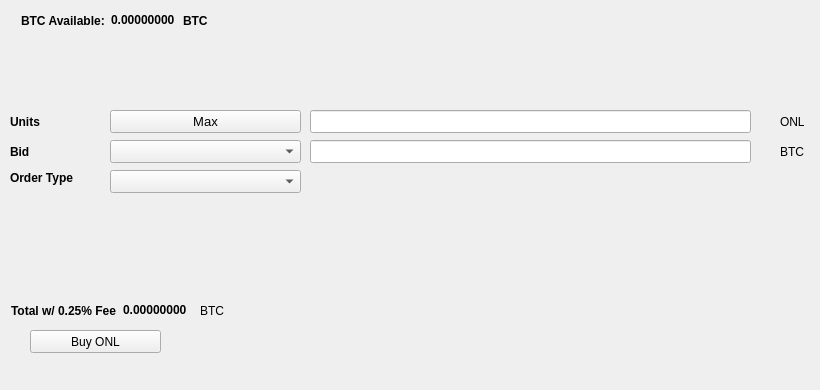
   <widget class="QWidget" name="BuyTab">
    <attribute name="title">
     <string>Buy</string>
    </attribute>
    <widget class="QPushButton" name="BuyONL">
     <property name="geometry">
      <rect>
       <x>30</x>
       <y>330</y>
       <width>131</width>
       <height>23</height>
      </rect>
     </property>
     <property name="text">
      <string>Buy ONL</string>
     </property>
     <property name="icon">
      <iconset resource="../onlax.qrc">
       <normaloff>:/icons/bitcoin</normaloff>:/icons/bitcoin</iconset>
     </property>
    </widget>
    <widget class="QLabel" name="label_3">
     <property name="geometry">
      <rect>
       <x>10</x>
       <y>110</y>
       <width>46</width>
       <height>23</height>
      </rect>
     </property>
     <property name="font">
      <font>
       <weight>75</weight>
       <bold>true</bold>
      </font>
     </property>
     <property name="text">
      <string>Units</string>
     </property>
    </widget>
    <widget class="QLineEdit" name="UnitsInput">
     <property name="geometry">
      <rect>
       <x>310</x>
       <y>110</y>
       <width>441</width>
       <height>23</height>
      </rect>
     </property>
     <property name="font">
      <font>
       <pointsize>9</pointsize>
       <weight>75</weight>
       <bold>true</bold>
      </font>
     </property>
    </widget>
    <widget class="QLineEdit" name="BuyBidPriceEdit">
     <property name="geometry">
      <rect>
       <x>310</x>
       <y>140</y>
       <width>441</width>
       <height>23</height>
      </rect>
     </property>
     <property name="font">
      <font>
       <pointsize>9</pointsize>
       <weight>75</weight>
       <bold>true</bold>
      </font>
     </property>
    </widget>
    <widget class="QLabel" name="label_4">
     <property name="geometry">
      <rect>
       <x>780</x>
       <y>110</y>
       <width>31</width>
       <height>23</height>
      </rect>
     </property>
     <property name="text">
      <string>ONL</string>
     </property>
    </widget>
    <widget class="QLabel" name="label_5">
     <property name="geometry">
      <rect>
       <x>780</x>
       <y>140</y>
       <width>31</width>
       <height>23</height>
      </rect>
     </property>
     <property name="text">
      <string>BTC</string>
     </property>
    </widget>
    <widget class="QLabel" name="label_6">
     <property name="geometry">
      <rect>
       <x>10</x>
       <y>140</y>
       <width>46</width>
       <height>23</height>
      </rect>
     </property>
     <property name="font">
      <font>
       <weight>75</weight>
       <bold>true</bold>
      </font>
     </property>
     <property name="text">
      <string>Bid</string>
     </property>
    </widget>
    <widget class="QLabel" name="label_7">
     <property name="geometry">
      <rect>
       <x>10</x>
       <y>170</y>
       <width>91</width>
       <height>16</height>
      </rect>
     </property>
     <property name="font">
      <font>
       <weight>75</weight>
       <bold>true</bold>
      </font>
     </property>
     <property name="text">
      <string>Order Type</string>
     </property>
    </widget>
    <widget class="QPushButton" name="Buy_Max_Amount">
     <property name="geometry">
      <rect>
       <x>110</x>
       <y>110</y>
       <width>191</width>
       <height>23</height>
      </rect>
     </property>
     <property name="font">
      <font>
       <pointsize>10</pointsize>
      </font>
     </property>
     <property name="text">
      <string>Max</string>
     </property>
    </widget>
    <widget class="QComboBox" name="BuyBidcomboBox">
     <property name="geometry">
      <rect>
       <x>110</x>
       <y>140</y>
       <width>191</width>
       <height>23</height>
      </rect>
     </property>
     <property name="font">
      <font>
       <pointsize>10</pointsize>
      </font>
     </property>
    </widget>
    <widget class="QComboBox" name="buyOrdertypeCombo">
     <property name="geometry">
      <rect>
       <x>110</x>
       <y>170</y>
       <width>191</width>
       <height>23</height>
      </rect>
     </property>
     <property name="font">
      <font>
       <pointsize>10</pointsize>
      </font>
     </property>
    </widget>
    <widget class="QWidget" name="layoutWidget1">
     <property name="geometry">
      <rect>
       <x>21</x>
       <y>11</y>
       <width>227</width>
       <height>19</height>
      </rect>
     </property>
     <layout class="QHBoxLayout" name="horizontalLayout_3">
      <item>
       <widget class="QLabel" name="label232">
        <property name="font">
         <font>
          <weight>75</weight>
          <bold>true</bold>
         </font>
        </property>
        <property name="text">
         <string>BTC Available:</string>
        </property>
       </widget>
      </item>
      <item>
       <widget class="QLabel" name="BtcAvailableLbl">
        <property name="palette">
         <palette>
          <active>
           <colorrole role="WindowText">
            <brush brushstyle="SolidPattern">
             <color alpha="255">
              <red>0</red>
              <green>0</green>
              <blue>0</blue>
             </color>
            </brush>
           </colorrole>
           <colorrole role="Button">
            <brush brushstyle="SolidPattern">
             <color alpha="255">
              <red>0</red>
              <green>170</green>
              <blue>0</blue>
             </color>
            </brush>
           </colorrole>
           <colorrole role="Light">
            <brush brushstyle="SolidPattern">
             <color alpha="255">
              <red>0</red>
              <green>255</green>
              <blue>0</blue>
             </color>
            </brush>
           </colorrole>
           <colorrole role="Midlight">
            <brush brushstyle="SolidPattern">
             <color alpha="255">
              <red>0</red>
              <green>212</green>
              <blue>0</blue>
             </color>
            </brush>
           </colorrole>
           <colorrole role="Dark">
            <brush brushstyle="SolidPattern">
             <color alpha="255">
              <red>0</red>
              <green>85</green>
              <blue>0</blue>
             </color>
            </brush>
           </colorrole>
           <colorrole role="Mid">
            <brush brushstyle="SolidPattern">
             <color alpha="255">
              <red>0</red>
              <green>113</green>
              <blue>0</blue>
             </color>
            </brush>
           </colorrole>
           <colorrole role="Text">
            <brush brushstyle="SolidPattern">
             <color alpha="255">
              <red>0</red>
              <green>170</green>
              <blue>0</blue>
             </color>
            </brush>
           </colorrole>
           <colorrole role="BrightText">
            <brush brushstyle="SolidPattern">
             <color alpha="255">
              <red>255</red>
              <green>255</green>
              <blue>255</blue>
             </color>
            </brush>
           </colorrole>
           <colorrole role="ButtonText">
            <brush brushstyle="SolidPattern">
             <color alpha="255">
              <red>0</red>
              <green>0</green>
              <blue>0</blue>
             </color>
            </brush>
           </colorrole>
           <colorrole role="Base">
            <brush brushstyle="SolidPattern">
             <color alpha="255">
              <red>255</red>
              <green>255</green>
              <blue>255</blue>
             </color>
            </brush>
           </colorrole>
           <colorrole role="Window">
            <brush brushstyle="SolidPattern">
             <color alpha="255">
              <red>0</red>
              <green>170</green>
              <blue>0</blue>
             </color>
            </brush>
           </colorrole>
           <colorrole role="Shadow">
            <brush brushstyle="SolidPattern">
             <color alpha="255">
              <red>0</red>
              <green>0</green>
              <blue>0</blue>
             </color>
            </brush>
           </colorrole>
           <colorrole role="AlternateBase">
            <brush brushstyle="SolidPattern">
             <color alpha="255">
              <red>127</red>
              <green>212</green>
              <blue>127</blue>
             </color>
            </brush>
           </colorrole>
           <colorrole role="ToolTipBase">
            <brush brushstyle="SolidPattern">
             <color alpha="255">
              <red>255</red>
              <green>255</green>
              <blue>220</blue>
             </color>
            </brush>
           </colorrole>
           <colorrole role="ToolTipText">
            <brush brushstyle="SolidPattern">
             <color alpha="255">
              <red>0</red>
              <green>0</green>
              <blue>0</blue>
             </color>
            </brush>
           </colorrole>
          </active>
          <inactive>
           <colorrole role="WindowText">
            <brush brushstyle="SolidPattern">
             <color alpha="255">
              <red>0</red>
              <green>0</green>
              <blue>0</blue>
             </color>
            </brush>
           </colorrole>
           <colorrole role="Button">
            <brush brushstyle="SolidPattern">
             <color alpha="255">
              <red>0</red>
              <green>170</green>
              <blue>0</blue>
             </color>
            </brush>
           </colorrole>
           <colorrole role="Light">
            <brush brushstyle="SolidPattern">
             <color alpha="255">
              <red>0</red>
              <green>255</green>
              <blue>0</blue>
             </color>
            </brush>
           </colorrole>
           <colorrole role="Midlight">
            <brush brushstyle="SolidPattern">
             <color alpha="255">
              <red>0</red>
              <green>212</green>
              <blue>0</blue>
             </color>
            </brush>
           </colorrole>
           <colorrole role="Dark">
            <brush brushstyle="SolidPattern">
             <color alpha="255">
              <red>0</red>
              <green>85</green>
              <blue>0</blue>
             </color>
            </brush>
           </colorrole>
           <colorrole role="Mid">
            <brush brushstyle="SolidPattern">
             <color alpha="255">
              <red>0</red>
              <green>113</green>
              <blue>0</blue>
             </color>
            </brush>
           </colorrole>
           <colorrole role="Text">
            <brush brushstyle="SolidPattern">
             <color alpha="255">
              <red>0</red>
              <green>170</green>
              <blue>0</blue>
             </color>
            </brush>
           </colorrole>
           <colorrole role="BrightText">
            <brush brushstyle="SolidPattern">
             <color alpha="255">
              <red>255</red>
              <green>255</green>
              <blue>255</blue>
             </color>
            </brush>
           </colorrole>
           <colorrole role="ButtonText">
            <brush brushstyle="SolidPattern">
             <color alpha="255">
              <red>0</red>
              <green>0</green>
              <blue>0</blue>
             </color>
            </brush>
           </colorrole>
           <colorrole role="Base">
            <brush brushstyle="SolidPattern">
             <color alpha="255">
              <red>255</red>
              <green>255</green>
              <blue>255</blue>
             </color>
            </brush>
           </colorrole>
           <colorrole role="Window">
            <brush brushstyle="SolidPattern">
             <color alpha="255">
              <red>0</red>
              <green>170</green>
              <blue>0</blue>
             </color>
            </brush>
           </colorrole>
           <colorrole role="Shadow">
            <brush brushstyle="SolidPattern">
             <color alpha="255">
              <red>0</red>
              <green>0</green>
              <blue>0</blue>
             </color>
            </brush>
           </colorrole>
           <colorrole role="AlternateBase">
            <brush brushstyle="SolidPattern">
             <color alpha="255">
              <red>127</red>
              <green>212</green>
              <blue>127</blue>
             </color>
            </brush>
           </colorrole>
           <colorrole role="ToolTipBase">
            <brush brushstyle="SolidPattern">
             <color alpha="255">
              <red>255</red>
              <green>255</green>
              <blue>220</blue>
             </color>
            </brush>
           </colorrole>
           <colorrole role="ToolTipText">
            <brush brushstyle="SolidPattern">
             <color alpha="255">
              <red>0</red>
              <green>0</green>
              <blue>0</blue>
             </color>
            </brush>
           </colorrole>
          </inactive>
          <disabled>
           <colorrole role="WindowText">
            <brush brushstyle="SolidPattern">
             <color alpha="255">
              <red>0</red>
              <green>85</green>
              <blue>0</blue>
             </color>
            </brush>
           </colorrole>
           <colorrole role="Button">
            <brush brushstyle="SolidPattern">
             <color alpha="255">
              <red>0</red>
              <green>170</green>
              <blue>0</blue>
             </color>
            </brush>
           </colorrole>
           <colorrole role="Light">
            <brush brushstyle="SolidPattern">
             <color alpha="255">
              <red>0</red>
              <green>255</green>
              <blue>0</blue>
             </color>
            </brush>
           </colorrole>
           <colorrole role="Midlight">
            <brush brushstyle="SolidPattern">
             <color alpha="255">
              <red>0</red>
              <green>212</green>
              <blue>0</blue>
             </color>
            </brush>
           </colorrole>
           <colorrole role="Dark">
            <brush brushstyle="SolidPattern">
             <color alpha="255">
              <red>0</red>
              <green>85</green>
              <blue>0</blue>
             </color>
            </brush>
           </colorrole>
           <colorrole role="Mid">
            <brush brushstyle="SolidPattern">
             <color alpha="255">
              <red>0</red>
              <green>113</green>
              <blue>0</blue>
             </color>
            </brush>
           </colorrole>
           <colorrole role="Text">
            <brush brushstyle="SolidPattern">
             <color alpha="255">
              <red>0</red>
              <green>85</green>
              <blue>0</blue>
             </color>
            </brush>
           </colorrole>
           <colorrole role="BrightText">
            <brush brushstyle="SolidPattern">
             <color alpha="255">
              <red>255</red>
              <green>255</green>
              <blue>255</blue>
             </color>
            </brush>
           </colorrole>
           <colorrole role="ButtonText">
            <brush brushstyle="SolidPattern">
             <color alpha="255">
              <red>0</red>
              <green>85</green>
              <blue>0</blue>
             </color>
            </brush>
           </colorrole>
           <colorrole role="Base">
            <brush brushstyle="SolidPattern">
             <color alpha="255">
              <red>0</red>
              <green>170</green>
              <blue>0</blue>
             </color>
            </brush>
           </colorrole>
           <colorrole role="Window">
            <brush brushstyle="SolidPattern">
             <color alpha="255">
              <red>0</red>
              <green>170</green>
              <blue>0</blue>
             </color>
            </brush>
           </colorrole>
           <colorrole role="Shadow">
            <brush brushstyle="SolidPattern">
             <color alpha="255">
              <red>0</red>
              <green>0</green>
              <blue>0</blue>
             </color>
            </brush>
           </colorrole>
           <colorrole role="AlternateBase">
            <brush brushstyle="SolidPattern">
             <color alpha="255">
              <red>0</red>
              <green>170</green>
              <blue>0</blue>
             </color>
            </brush>
           </colorrole>
           <colorrole role="ToolTipBase">
            <brush brushstyle="SolidPattern">
             <color alpha="255">
              <red>255</red>
              <green>255</green>
              <blue>220</blue>
             </color>
            </brush>
           </colorrole>
           <colorrole role="ToolTipText">
            <brush brushstyle="SolidPattern">
             <color alpha="255">
              <red>0</red>
              <green>0</green>
              <blue>0</blue>
             </color>
            </brush>
           </colorrole>
          </disabled>
         </palette>
        </property>
        <property name="font">
         <font>
          <weight>75</weight>
          <bold>true</bold>
         </font>
        </property>
        <property name="text">
         <string>0.00000000</string>
        </property>
        <property name="textInteractionFlags">
         <set>Qt::LinksAccessibleByMouse|Qt::TextSelectableByKeyboard|Qt::TextSelectableByMouse</set>
        </property>
       </widget>
      </item>
      <item>
       <widget class="QLabel" name="BtcAvailableLbl_2">
        <property name="font">
         <font>
          <weight>75</weight>
          <bold>true</bold>
         </font>
        </property>
        <property name="text">
         <string>BTC</string>
        </property>
       </widget>
      </item>
     </layout>
    </widget>
    <widget class="QWidget" name="layoutWidge2">
     <property name="geometry">
      <rect>
       <x>11</x>
       <y>301</y>
       <width>259</width>
       <height>19</height>
      </rect>
     </property>
     <layout class="QHBoxLayout" name="horizontalLayout_4">
      <item>
       <widget class="QLabel" name="label_9">
        <property name="font">
         <font>
          <weight>75</weight>
          <bold>true</bold>
         </font>
        </property>
        <property name="text">
         <string>Total w/ 0.25% Fee</string>
        </property>
       </widget>
      </item>
      <item>
       <widget class="QLabel" name="BuyCostLabel">
        <property name="palette">
         <palette>
          <active>
           <colorrole role="WindowText">
            <brush brushstyle="SolidPattern">
             <color alpha="255">
              <red>0</red>
              <green>0</green>
              <blue>0</blue>
             </color>
            </brush>
           </colorrole>
           <colorrole role="Button">
            <brush brushstyle="SolidPattern">
             <color alpha="255">
              <red>0</red>
              <green>170</green>
              <blue>0</blue>
             </color>
            </brush>
           </colorrole>
           <colorrole role="Light">
            <brush brushstyle="SolidPattern">
             <color alpha="255">
              <red>0</red>
              <green>255</green>
              <blue>0</blue>
             </color>
            </brush>
           </colorrole>
           <colorrole role="Midlight">
            <brush brushstyle="SolidPattern">
             <color alpha="255">
              <red>0</red>
              <green>212</green>
              <blue>0</blue>
             </color>
            </brush>
           </colorrole>
           <colorrole role="Dark">
            <brush brushstyle="SolidPattern">
             <color alpha="255">
              <red>0</red>
              <green>85</green>
              <blue>0</blue>
             </color>
            </brush>
           </colorrole>
           <colorrole role="Mid">
            <brush brushstyle="SolidPattern">
             <color alpha="255">
              <red>0</red>
              <green>113</green>
              <blue>0</blue>
             </color>
            </brush>
           </colorrole>
           <colorrole role="Text">
            <brush brushstyle="SolidPattern">
             <color alpha="255">
              <red>0</red>
              <green>170</green>
              <blue>0</blue>
             </color>
            </brush>
           </colorrole>
           <colorrole role="BrightText">
            <brush brushstyle="SolidPattern">
             <color alpha="255">
              <red>255</red>
              <green>255</green>
              <blue>255</blue>
             </color>
            </brush>
           </colorrole>
           <colorrole role="ButtonText">
            <brush brushstyle="SolidPattern">
             <color alpha="255">
              <red>0</red>
              <green>0</green>
              <blue>0</blue>
             </color>
            </brush>
           </colorrole>
           <colorrole role="Base">
            <brush brushstyle="SolidPattern">
             <color alpha="255">
              <red>255</red>
              <green>255</green>
              <blue>255</blue>
             </color>
            </brush>
           </colorrole>
           <colorrole role="Window">
            <brush brushstyle="SolidPattern">
             <color alpha="255">
              <red>0</red>
              <green>170</green>
              <blue>0</blue>
             </color>
            </brush>
           </colorrole>
           <colorrole role="Shadow">
            <brush brushstyle="SolidPattern">
             <color alpha="255">
              <red>0</red>
              <green>0</green>
              <blue>0</blue>
             </color>
            </brush>
           </colorrole>
           <colorrole role="AlternateBase">
            <brush brushstyle="SolidPattern">
             <color alpha="255">
              <red>127</red>
              <green>212</green>
              <blue>127</blue>
             </color>
            </brush>
           </colorrole>
           <colorrole role="ToolTipBase">
            <brush brushstyle="SolidPattern">
             <color alpha="255">
              <red>255</red>
              <green>255</green>
              <blue>220</blue>
             </color>
            </brush>
           </colorrole>
           <colorrole role="ToolTipText">
            <brush brushstyle="SolidPattern">
             <color alpha="255">
              <red>0</red>
              <green>0</green>
              <blue>0</blue>
             </color>
            </brush>
           </colorrole>
          </active>
          <inactive>
           <colorrole role="WindowText">
            <brush brushstyle="SolidPattern">
             <color alpha="255">
              <red>0</red>
              <green>0</green>
              <blue>0</blue>
             </color>
            </brush>
           </colorrole>
           <colorrole role="Button">
            <brush brushstyle="SolidPattern">
             <color alpha="255">
              <red>0</red>
              <green>170</green>
              <blue>0</blue>
             </color>
            </brush>
           </colorrole>
           <colorrole role="Light">
            <brush brushstyle="SolidPattern">
             <color alpha="255">
              <red>0</red>
              <green>255</green>
              <blue>0</blue>
             </color>
            </brush>
           </colorrole>
           <colorrole role="Midlight">
            <brush brushstyle="SolidPattern">
             <color alpha="255">
              <red>0</red>
              <green>212</green>
              <blue>0</blue>
             </color>
            </brush>
           </colorrole>
           <colorrole role="Dark">
            <brush brushstyle="SolidPattern">
             <color alpha="255">
              <red>0</red>
              <green>85</green>
              <blue>0</blue>
             </color>
            </brush>
           </colorrole>
           <colorrole role="Mid">
            <brush brushstyle="SolidPattern">
             <color alpha="255">
              <red>0</red>
              <green>113</green>
              <blue>0</blue>
             </color>
            </brush>
           </colorrole>
           <colorrole role="Text">
            <brush brushstyle="SolidPattern">
             <color alpha="255">
              <red>0</red>
              <green>170</green>
              <blue>0</blue>
             </color>
            </brush>
           </colorrole>
           <colorrole role="BrightText">
            <brush brushstyle="SolidPattern">
             <color alpha="255">
              <red>255</red>
              <green>255</green>
              <blue>255</blue>
             </color>
            </brush>
           </colorrole>
           <colorrole role="ButtonText">
            <brush brushstyle="SolidPattern">
             <color alpha="255">
              <red>0</red>
              <green>0</green>
              <blue>0</blue>
             </color>
            </brush>
           </colorrole>
           <colorrole role="Base">
            <brush brushstyle="SolidPattern">
             <color alpha="255">
              <red>255</red>
              <green>255</green>
              <blue>255</blue>
             </color>
            </brush>
           </colorrole>
           <colorrole role="Window">
            <brush brushstyle="SolidPattern">
             <color alpha="255">
              <red>0</red>
              <green>170</green>
              <blue>0</blue>
             </color>
            </brush>
           </colorrole>
           <colorrole role="Shadow">
            <brush brushstyle="SolidPattern">
             <color alpha="255">
              <red>0</red>
              <green>0</green>
              <blue>0</blue>
             </color>
            </brush>
           </colorrole>
           <colorrole role="AlternateBase">
            <brush brushstyle="SolidPattern">
             <color alpha="255">
              <red>127</red>
              <green>212</green>
              <blue>127</blue>
             </color>
            </brush>
           </colorrole>
           <colorrole role="ToolTipBase">
            <brush brushstyle="SolidPattern">
             <color alpha="255">
              <red>255</red>
              <green>255</green>
              <blue>220</blue>
             </color>
            </brush>
           </colorrole>
           <colorrole role="ToolTipText">
            <brush brushstyle="SolidPattern">
             <color alpha="255">
              <red>0</red>
              <green>0</green>
              <blue>0</blue>
             </color>
            </brush>
           </colorrole>
          </inactive>
          <disabled>
           <colorrole role="WindowText">
            <brush brushstyle="SolidPattern">
             <color alpha="255">
              <red>0</red>
              <green>85</green>
              <blue>0</blue>
             </color>
            </brush>
           </colorrole>
           <colorrole role="Button">
            <brush brushstyle="SolidPattern">
             <color alpha="255">
              <red>0</red>
              <green>170</green>
              <blue>0</blue>
             </color>
            </brush>
           </colorrole>
           <colorrole role="Light">
            <brush brushstyle="SolidPattern">
             <color alpha="255">
              <red>0</red>
              <green>255</green>
              <blue>0</blue>
             </color>
            </brush>
           </colorrole>
           <colorrole role="Midlight">
            <brush brushstyle="SolidPattern">
             <color alpha="255">
              <red>0</red>
              <green>212</green>
              <blue>0</blue>
             </color>
            </brush>
           </colorrole>
           <colorrole role="Dark">
            <brush brushstyle="SolidPattern">
             <color alpha="255">
              <red>0</red>
              <green>85</green>
              <blue>0</blue>
             </color>
            </brush>
           </colorrole>
           <colorrole role="Mid">
            <brush brushstyle="SolidPattern">
             <color alpha="255">
              <red>0</red>
              <green>113</green>
              <blue>0</blue>
             </color>
            </brush>
           </colorrole>
           <colorrole role="Text">
            <brush brushstyle="SolidPattern">
             <color alpha="255">
              <red>0</red>
              <green>85</green>
              <blue>0</blue>
             </color>
            </brush>
           </colorrole>
           <colorrole role="BrightText">
            <brush brushstyle="SolidPattern">
             <color alpha="255">
              <red>255</red>
              <green>255</green>
              <blue>255</blue>
             </color>
            </brush>
           </colorrole>
           <colorrole role="ButtonText">
            <brush brushstyle="SolidPattern">
             <color alpha="255">
              <red>0</red>
              <green>85</green>
              <blue>0</blue>
             </color>
            </brush>
           </colorrole>
           <colorrole role="Base">
            <brush brushstyle="SolidPattern">
             <color alpha="255">
              <red>0</red>
              <green>170</green>
              <blue>0</blue>
             </color>
            </brush>
           </colorrole>
           <colorrole role="Window">
            <brush brushstyle="SolidPattern">
             <color alpha="255">
              <red>0</red>
              <green>170</green>
              <blue>0</blue>
             </color>
            </brush>
           </colorrole>
           <colorrole role="Shadow">
            <brush brushstyle="SolidPattern">
             <color alpha="255">
              <red>0</red>
              <green>0</green>
              <blue>0</blue>
             </color>
            </brush>
           </colorrole>
           <colorrole role="AlternateBase">
            <brush brushstyle="SolidPattern">
             <color alpha="255">
              <red>0</red>
              <green>170</green>
              <blue>0</blue>
             </color>
            </brush>
           </colorrole>
           <colorrole role="ToolTipBase">
            <brush brushstyle="SolidPattern">
             <color alpha="255">
              <red>255</red>
              <green>255</green>
              <blue>220</blue>
             </color>
            </brush>
           </colorrole>
           <colorrole role="ToolTipText">
            <brush brushstyle="SolidPattern">
             <color alpha="255">
              <red>0</red>
              <green>0</green>
              <blue>0</blue>
             </color>
            </brush>
           </colorrole>
          </disabled>
         </palette>
        </property>
        <property name="font">
         <font>
          <weight>75</weight>
          <bold>true</bold>
         </font>
        </property>
        <property name="autoFillBackground">
         <bool>false</bool>
        </property>
        <property name="text">
         <string>0.00000000</string>
        </property>
        <property name="textInteractionFlags">
         <set>Qt::LinksAccessibleByMouse|Qt::TextSelectableByMouse</set>
        </property>
       </widget>
      </item>
      <item>
       <widget class="QLabel" name="label_10">
        <property name="font">
         <font>
          <weight>50</weight>
          <bold>false</bold>
         </font>
        </property>
        <property name="text">
         <string>BTC</string>
        </property>
       </widget>
      </item>
     </layout>
    </widget>
    <widget class="QLabel" name="label_24">
     <property name="geometry">
      <rect>
       <x>460</x>
       <y>300</y>
       <width>281</width>
       <height>81</height>
      </rect>
     </property>
     <property name="text">
      <string/>
     </property>
     <property name="pixmap">
      <pixmap>:/images/bittrex</pixmap>
     </property>
    </widget>
   </widget>
